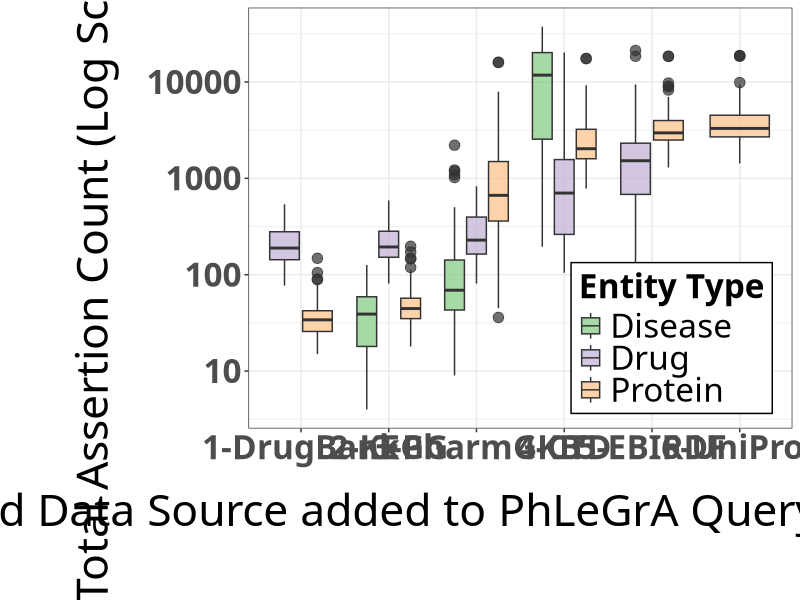

The R source for this figure:
setwd("/Users/mkamdar/Desktop/PhD/lod_query/increaseInAssert")
library(ggplot2)
library(RColorBrewer)

onto_stats <- read.csv("cbound_agg.tsv", sep="\t", header=TRUE) #increase.tsv .. 
df <- onto_stats
is.finite.data.frame <- function(obj){
  sapply(obj,FUN = function(x) all(is.finite(x)))
}

colnames(df) <- c("index", "V1", "V2", "V3")

p10 <- ggplot(df, aes(x = V2, y = V1, fill = V3)) +
  geom_boxplot(alpha=0.7, outlier.size = 5, outlier.shape = 20) +
  scale_y_log10(name = "Total Assertion Count (Log Scale) ---->") +
  scale_x_discrete(name = "Linked Data Source added to PhLeGrA Querying Scheme ---->") +
  #ggtitle("Information Increase (Overload?) on Querying More Data Sources") +
  theme_bw() + theme(legend.justification = c(1.1, -0.1), legend.position = c(1, 0), legend.background = element_rect(colour="black", fill="white")) +
  theme(plot.title = element_text(size = 24, family = "Tahoma", face = "bold"),
        text = element_text(size = 24, family = "Tahoma"),
        axis.title = element_text(size=32,  family = "Verdana"),
        axis.title.x = element_text(margin = margin(t = 20, r = 0, b = 40, l = 0)),
        axis.title.y = element_text(margin = margin(t = 0, r = 20, b = 0, l = 50)),
        axis.text.x = element_text(size = 24, face="bold"),
        legend.text = element_text(size = 24),
        legend.title = element_text(size = 24, face="bold"),
        axis.text.y = element_text(size = 24, face="bold")) +
  scale_fill_brewer(palette = "Accent") +
  #geom_label(data = outliers, aes(label=index), position = position_jitter(w = 0.3, h=0.05), size=5, hjust = 0) +
  labs(fill = "Entity Type", face="bold") 
p10

